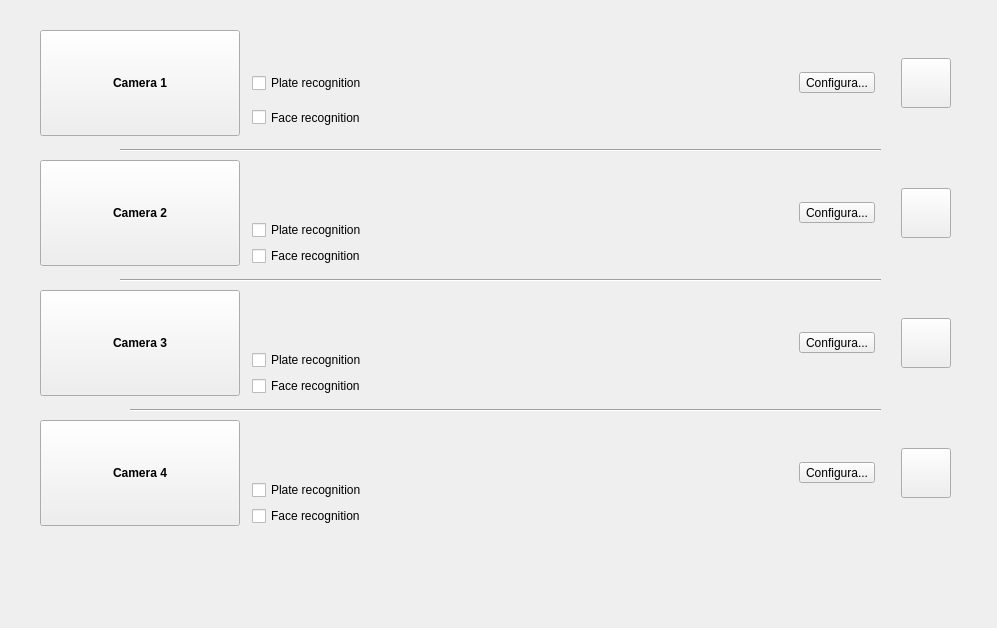
<?xml version="1.0" encoding="UTF-8"?>
<ui version="4.0">
 <class>home</class>
 <widget class="QWidget" name="home">
  <property name="geometry">
   <rect>
    <x>0</x>
    <y>0</y>
    <width>997</width>
    <height>628</height>
   </rect>
  </property>
  <property name="sizePolicy">
   <sizepolicy hsizetype="Preferred" vsizetype="Preferred">
    <horstretch>0</horstretch>
    <verstretch>0</verstretch>
   </sizepolicy>
  </property>
  <property name="windowTitle">
   <string>Home</string>
  </property>
  <property name="windowIcon">
   <iconset resource="resources.qrc">
    <normaloff>:/media/media/icon.png</normaloff>:/media/media/icon.png</iconset>
  </property>
  <widget class="Line" name="line">
   <property name="geometry">
    <rect>
     <x>120</x>
     <y>140</y>
     <width>761</width>
     <height>20</height>
    </rect>
   </property>
   <property name="orientation">
    <enum>Qt::Horizontal</enum>
   </property>
  </widget>
  <widget class="QWidget" name="gridLayoutWidget_2">
   <property name="geometry">
    <rect>
     <x>40</x>
     <y>160</y>
     <width>911</width>
     <height>106</height>
    </rect>
   </property>
   <layout class="QGridLayout" name="gridLayout_2">
    <item row="2" column="2">
     <widget class="QCheckBox" name="activateFace2">
      <property name="text">
       <string>Face recognition</string>
      </property>
     </widget>
    </item>
    <item row="0" column="6" rowspan="3">
     <widget class="QToolButton" name="configCamera2">
      <property name="toolTip">
       <string>Settings</string>
      </property>
      <property name="text">
       <string>Configura...</string>
      </property>
      <property name="icon">
       <iconset resource="resources.qrc">
        <normaloff>:/media/media/settings.png</normaloff>:/media/media/settings.png</iconset>
      </property>
      <property name="iconSize">
       <size>
        <width>32</width>
        <height>32</height>
       </size>
      </property>
     </widget>
    </item>
    <item row="0" column="1" colspan="5">
     <widget class="QLabel" name="positionLabel2">
      <property name="font">
       <font>
        <pointsize>12</pointsize>
        <italic>true</italic>
       </font>
      </property>
      <property name="text">
       <string/>
      </property>
     </widget>
    </item>
    <item row="1" column="2">
     <widget class="QCheckBox" name="activatePlate2">
      <property name="text">
       <string>Plate recognition</string>
      </property>
     </widget>
    </item>
    <item row="1" column="4" rowspan="2">
     <widget class="QLabel" name="statusLabel2">
      <property name="text">
       <string/>
      </property>
     </widget>
    </item>
    <item row="1" column="3" rowspan="2">
     <spacer name="horizontalSpacer_10">
      <property name="orientation">
       <enum>Qt::Horizontal</enum>
      </property>
      <property name="sizeHint" stdset="0">
       <size>
        <width>40</width>
        <height>20</height>
       </size>
      </property>
     </spacer>
    </item>
    <item row="1" column="5" rowspan="2">
     <spacer name="horizontalSpacer_4">
      <property name="orientation">
       <enum>Qt::Horizontal</enum>
      </property>
      <property name="sizeType">
       <enum>QSizePolicy::Expanding</enum>
      </property>
      <property name="sizeHint" stdset="0">
       <size>
        <width>40</width>
        <height>20</height>
       </size>
      </property>
     </spacer>
    </item>
    <item row="0" column="0" rowspan="3">
     <widget class="QPushButton" name="buttonCamera2">
      <property name="sizePolicy">
       <sizepolicy hsizetype="Fixed" vsizetype="Expanding">
        <horstretch>0</horstretch>
        <verstretch>0</verstretch>
       </sizepolicy>
      </property>
      <property name="minimumSize">
       <size>
        <width>200</width>
        <height>0</height>
       </size>
      </property>
      <property name="font">
       <font>
        <weight>75</weight>
        <bold>true</bold>
       </font>
      </property>
      <property name="toolTip">
       <string>Live video</string>
      </property>
      <property name="text">
       <string>Camera 2</string>
      </property>
      <property name="icon">
       <iconset resource="resources.qrc">
        <normaloff>:/media/media/play-button.png</normaloff>:/media/media/play-button.png</iconset>
      </property>
      <property name="iconSize">
       <size>
        <width>48</width>
        <height>48</height>
       </size>
      </property>
     </widget>
    </item>
    <item row="0" column="8" rowspan="3">
     <widget class="QPushButton" name="eventButton2">
      <property name="minimumSize">
       <size>
        <width>50</width>
        <height>50</height>
       </size>
      </property>
      <property name="toolTip">
       <string>Events</string>
      </property>
      <property name="text">
       <string/>
      </property>
      <property name="icon">
       <iconset resource="resources.qrc">
        <normaloff>:/media/media/sound-bars.png</normaloff>:/media/media/sound-bars.png</iconset>
      </property>
      <property name="iconSize">
       <size>
        <width>32</width>
        <height>32</height>
       </size>
      </property>
     </widget>
    </item>
    <item row="0" column="7" rowspan="3">
     <spacer name="horizontalSpacer_3">
      <property name="orientation">
       <enum>Qt::Horizontal</enum>
      </property>
      <property name="sizeType">
       <enum>QSizePolicy::Fixed</enum>
      </property>
      <property name="sizeHint" stdset="0">
       <size>
        <width>20</width>
        <height>20</height>
       </size>
      </property>
     </spacer>
    </item>
   </layout>
  </widget>
  <widget class="QWidget" name="gridLayoutWidget">
   <property name="geometry">
    <rect>
     <x>40</x>
     <y>30</y>
     <width>911</width>
     <height>106</height>
    </rect>
   </property>
   <layout class="QGridLayout" name="gridLayout_1">
    <item row="0" column="6" rowspan="3">
     <widget class="QToolButton" name="configCamera1">
      <property name="toolTip">
       <string>Settings</string>
      </property>
      <property name="text">
       <string>Configura...</string>
      </property>
      <property name="icon">
       <iconset resource="resources.qrc">
        <normaloff>:/media/media/settings.png</normaloff>:/media/media/settings.png</iconset>
      </property>
      <property name="iconSize">
       <size>
        <width>32</width>
        <height>32</height>
       </size>
      </property>
     </widget>
    </item>
    <item row="2" column="2">
     <widget class="QCheckBox" name="activateFace1">
      <property name="sizePolicy">
       <sizepolicy hsizetype="Minimum" vsizetype="Minimum">
        <horstretch>0</horstretch>
        <verstretch>0</verstretch>
       </sizepolicy>
      </property>
      <property name="text">
       <string>Face recognition</string>
      </property>
     </widget>
    </item>
    <item row="0" column="0" rowspan="3">
     <widget class="QPushButton" name="buttonCamera1">
      <property name="sizePolicy">
       <sizepolicy hsizetype="Fixed" vsizetype="Expanding">
        <horstretch>0</horstretch>
        <verstretch>0</verstretch>
       </sizepolicy>
      </property>
      <property name="minimumSize">
       <size>
        <width>200</width>
        <height>0</height>
       </size>
      </property>
      <property name="font">
       <font>
        <weight>75</weight>
        <bold>true</bold>
       </font>
      </property>
      <property name="toolTip">
       <string>Live video</string>
      </property>
      <property name="text">
       <string>Camera 1</string>
      </property>
      <property name="icon">
       <iconset resource="resources.qrc">
        <normaloff>:/media/media/play-button.png</normaloff>:/media/media/play-button.png</iconset>
      </property>
      <property name="iconSize">
       <size>
        <width>48</width>
        <height>48</height>
       </size>
      </property>
     </widget>
    </item>
    <item row="1" column="2">
     <widget class="QCheckBox" name="activatePlate1">
      <property name="text">
       <string>Plate recognition</string>
      </property>
     </widget>
    </item>
    <item row="1" column="4" rowspan="2">
     <widget class="QLabel" name="statusLabel1">
      <property name="text">
       <string/>
      </property>
     </widget>
    </item>
    <item row="1" column="3" rowspan="2">
     <spacer name="horizontalSpacer_9">
      <property name="orientation">
       <enum>Qt::Horizontal</enum>
      </property>
      <property name="sizeHint" stdset="0">
       <size>
        <width>40</width>
        <height>20</height>
       </size>
      </property>
     </spacer>
    </item>
    <item row="1" column="5" rowspan="2">
     <spacer name="horizontalSpacer_2">
      <property name="orientation">
       <enum>Qt::Horizontal</enum>
      </property>
      <property name="sizeType">
       <enum>QSizePolicy::Expanding</enum>
      </property>
      <property name="sizeHint" stdset="0">
       <size>
        <width>40</width>
        <height>20</height>
       </size>
      </property>
     </spacer>
    </item>
    <item row="0" column="1" colspan="5">
     <widget class="QLabel" name="positionLabel1">
      <property name="font">
       <font>
        <pointsize>12</pointsize>
        <italic>true</italic>
       </font>
      </property>
      <property name="text">
       <string/>
      </property>
     </widget>
    </item>
    <item row="0" column="8" rowspan="3">
     <widget class="QPushButton" name="eventButton1">
      <property name="minimumSize">
       <size>
        <width>50</width>
        <height>50</height>
       </size>
      </property>
      <property name="toolTip">
       <string>Events</string>
      </property>
      <property name="text">
       <string/>
      </property>
      <property name="icon">
       <iconset resource="resources.qrc">
        <normaloff>:/media/media/sound-bars.png</normaloff>:/media/media/sound-bars.png</iconset>
      </property>
      <property name="iconSize">
       <size>
        <width>32</width>
        <height>32</height>
       </size>
      </property>
     </widget>
    </item>
    <item row="0" column="7" rowspan="3">
     <spacer name="horizontalSpacer">
      <property name="orientation">
       <enum>Qt::Horizontal</enum>
      </property>
      <property name="sizeType">
       <enum>QSizePolicy::Fixed</enum>
      </property>
      <property name="sizeHint" stdset="0">
       <size>
        <width>20</width>
        <height>20</height>
       </size>
      </property>
     </spacer>
    </item>
   </layout>
  </widget>
  <widget class="Line" name="line_2">
   <property name="geometry">
    <rect>
     <x>120</x>
     <y>270</y>
     <width>761</width>
     <height>20</height>
    </rect>
   </property>
   <property name="orientation">
    <enum>Qt::Horizontal</enum>
   </property>
  </widget>
  <widget class="QWidget" name="gridLayoutWidget_4">
   <property name="geometry">
    <rect>
     <x>40</x>
     <y>420</y>
     <width>911</width>
     <height>106</height>
    </rect>
   </property>
   <layout class="QGridLayout" name="gridLayout_4">
    <item row="0" column="0" rowspan="3">
     <widget class="QPushButton" name="buttonCamera4">
      <property name="sizePolicy">
       <sizepolicy hsizetype="Fixed" vsizetype="Expanding">
        <horstretch>0</horstretch>
        <verstretch>0</verstretch>
       </sizepolicy>
      </property>
      <property name="minimumSize">
       <size>
        <width>200</width>
        <height>0</height>
       </size>
      </property>
      <property name="font">
       <font>
        <weight>75</weight>
        <bold>true</bold>
       </font>
      </property>
      <property name="toolTip">
       <string>Live video</string>
      </property>
      <property name="text">
       <string>Camera 4</string>
      </property>
      <property name="icon">
       <iconset resource="resources.qrc">
        <normaloff>:/media/media/play-button.png</normaloff>:/media/media/play-button.png</iconset>
      </property>
      <property name="iconSize">
       <size>
        <width>48</width>
        <height>48</height>
       </size>
      </property>
     </widget>
    </item>
    <item row="2" column="2">
     <widget class="QCheckBox" name="activateFace4">
      <property name="text">
       <string>Face recognition</string>
      </property>
     </widget>
    </item>
    <item row="0" column="6" rowspan="3">
     <widget class="QToolButton" name="configCamera4">
      <property name="toolTip">
       <string>Settings</string>
      </property>
      <property name="text">
       <string>Configura...</string>
      </property>
      <property name="icon">
       <iconset resource="resources.qrc">
        <normaloff>:/media/media/settings.png</normaloff>:/media/media/settings.png</iconset>
      </property>
      <property name="iconSize">
       <size>
        <width>32</width>
        <height>32</height>
       </size>
      </property>
     </widget>
    </item>
    <item row="0" column="1" colspan="5">
     <widget class="QLabel" name="positionLabel4">
      <property name="font">
       <font>
        <pointsize>12</pointsize>
        <italic>true</italic>
       </font>
      </property>
      <property name="text">
       <string/>
      </property>
     </widget>
    </item>
    <item row="1" column="2">
     <widget class="QCheckBox" name="activatePlate4">
      <property name="text">
       <string>Plate recognition</string>
      </property>
     </widget>
    </item>
    <item row="1" column="4" rowspan="2">
     <widget class="QLabel" name="statusLabel4">
      <property name="text">
       <string/>
      </property>
     </widget>
    </item>
    <item row="1" column="3" rowspan="2">
     <spacer name="horizontalSpacer_12">
      <property name="orientation">
       <enum>Qt::Horizontal</enum>
      </property>
      <property name="sizeHint" stdset="0">
       <size>
        <width>40</width>
        <height>20</height>
       </size>
      </property>
     </spacer>
    </item>
    <item row="1" column="5" rowspan="2">
     <spacer name="horizontalSpacer_8">
      <property name="orientation">
       <enum>Qt::Horizontal</enum>
      </property>
      <property name="sizeType">
       <enum>QSizePolicy::Expanding</enum>
      </property>
      <property name="sizeHint" stdset="0">
       <size>
        <width>40</width>
        <height>20</height>
       </size>
      </property>
     </spacer>
    </item>
    <item row="0" column="8" rowspan="3">
     <widget class="QPushButton" name="eventButton4">
      <property name="minimumSize">
       <size>
        <width>50</width>
        <height>50</height>
       </size>
      </property>
      <property name="toolTip">
       <string>Events</string>
      </property>
      <property name="text">
       <string/>
      </property>
      <property name="icon">
       <iconset resource="resources.qrc">
        <normaloff>:/media/media/sound-bars.png</normaloff>:/media/media/sound-bars.png</iconset>
      </property>
      <property name="iconSize">
       <size>
        <width>32</width>
        <height>32</height>
       </size>
      </property>
     </widget>
    </item>
    <item row="0" column="7" rowspan="3">
     <spacer name="horizontalSpacer_7">
      <property name="orientation">
       <enum>Qt::Horizontal</enum>
      </property>
      <property name="sizeType">
       <enum>QSizePolicy::Fixed</enum>
      </property>
      <property name="sizeHint" stdset="0">
       <size>
        <width>20</width>
        <height>20</height>
       </size>
      </property>
     </spacer>
    </item>
   </layout>
  </widget>
  <widget class="QWidget" name="gridLayoutWidget_3">
   <property name="geometry">
    <rect>
     <x>40</x>
     <y>290</y>
     <width>911</width>
     <height>106</height>
    </rect>
   </property>
   <layout class="QGridLayout" name="gridLayout_3">
    <item row="0" column="0" rowspan="3">
     <widget class="QPushButton" name="buttonCamera3">
      <property name="sizePolicy">
       <sizepolicy hsizetype="Fixed" vsizetype="Expanding">
        <horstretch>0</horstretch>
        <verstretch>0</verstretch>
       </sizepolicy>
      </property>
      <property name="minimumSize">
       <size>
        <width>200</width>
        <height>0</height>
       </size>
      </property>
      <property name="font">
       <font>
        <weight>75</weight>
        <bold>true</bold>
       </font>
      </property>
      <property name="toolTip">
       <string>Live video</string>
      </property>
      <property name="text">
       <string>Camera 3</string>
      </property>
      <property name="icon">
       <iconset resource="resources.qrc">
        <normaloff>:/media/media/play-button.png</normaloff>:/media/media/play-button.png</iconset>
      </property>
      <property name="iconSize">
       <size>
        <width>48</width>
        <height>48</height>
       </size>
      </property>
     </widget>
    </item>
    <item row="2" column="2">
     <widget class="QCheckBox" name="activateFace3">
      <property name="text">
       <string>Face recognition</string>
      </property>
     </widget>
    </item>
    <item row="0" column="6" rowspan="3">
     <widget class="QToolButton" name="configCamera3">
      <property name="toolTip">
       <string>Settings</string>
      </property>
      <property name="text">
       <string>Configura...</string>
      </property>
      <property name="icon">
       <iconset resource="resources.qrc">
        <normaloff>:/media/media/settings.png</normaloff>:/media/media/settings.png</iconset>
      </property>
      <property name="iconSize">
       <size>
        <width>32</width>
        <height>32</height>
       </size>
      </property>
     </widget>
    </item>
    <item row="0" column="1" colspan="5">
     <widget class="QLabel" name="positionLabel3">
      <property name="font">
       <font>
        <pointsize>12</pointsize>
        <italic>true</italic>
       </font>
      </property>
      <property name="text">
       <string/>
      </property>
     </widget>
    </item>
    <item row="1" column="2">
     <widget class="QCheckBox" name="activatePlate3">
      <property name="text">
       <string>Plate recognition</string>
      </property>
     </widget>
    </item>
    <item row="1" column="4" rowspan="2">
     <widget class="QLabel" name="statusLabel3">
      <property name="text">
       <string/>
      </property>
     </widget>
    </item>
    <item row="1" column="3" rowspan="2">
     <spacer name="horizontalSpacer_11">
      <property name="orientation">
       <enum>Qt::Horizontal</enum>
      </property>
      <property name="sizeHint" stdset="0">
       <size>
        <width>40</width>
        <height>20</height>
       </size>
      </property>
     </spacer>
    </item>
    <item row="1" column="5" rowspan="2">
     <spacer name="horizontalSpacer_6">
      <property name="orientation">
       <enum>Qt::Horizontal</enum>
      </property>
      <property name="sizeType">
       <enum>QSizePolicy::Expanding</enum>
      </property>
      <property name="sizeHint" stdset="0">
       <size>
        <width>40</width>
        <height>20</height>
       </size>
      </property>
     </spacer>
    </item>
    <item row="0" column="8" rowspan="3">
     <widget class="QPushButton" name="eventButton3">
      <property name="minimumSize">
       <size>
        <width>50</width>
        <height>50</height>
       </size>
      </property>
      <property name="toolTip">
       <string>Events</string>
      </property>
      <property name="text">
       <string/>
      </property>
      <property name="icon">
       <iconset resource="resources.qrc">
        <normaloff>:/media/media/sound-bars.png</normaloff>:/media/media/sound-bars.png</iconset>
      </property>
      <property name="iconSize">
       <size>
        <width>32</width>
        <height>32</height>
       </size>
      </property>
     </widget>
    </item>
    <item row="0" column="7" rowspan="3">
     <spacer name="horizontalSpacer_5">
      <property name="orientation">
       <enum>Qt::Horizontal</enum>
      </property>
      <property name="sizeType">
       <enum>QSizePolicy::Fixed</enum>
      </property>
      <property name="sizeHint" stdset="0">
       <size>
        <width>20</width>
        <height>20</height>
       </size>
      </property>
     </spacer>
    </item>
   </layout>
  </widget>
  <widget class="Line" name="line_3">
   <property name="geometry">
    <rect>
     <x>130</x>
     <y>400</y>
     <width>751</width>
     <height>20</height>
    </rect>
   </property>
   <property name="orientation">
    <enum>Qt::Horizontal</enum>
   </property>
  </widget>
 </widget>
 <resources>
  <include location="resources.qrc"/>
 </resources>
 <connections/>
</ui>
